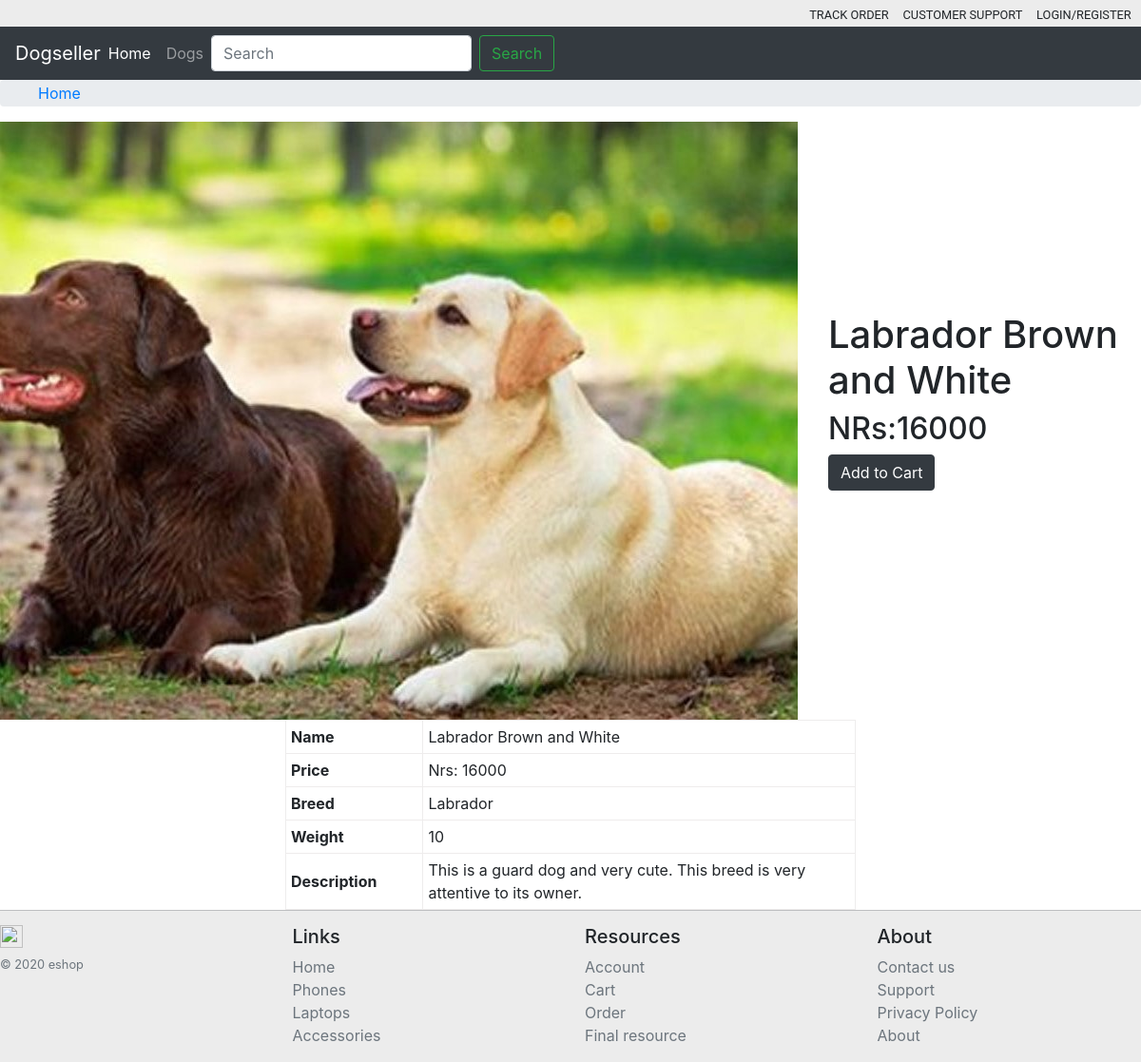
Page /view/3 on the committed database.
### viewDogs/models.py (models this page shows, shortened)
class Dogs(models.Model):
    name = models.CharField(max_length= 255)
    price = models.IntegerField()
    stockNo = models.IntegerField()
    image = models.ImageField(upload_to='media/images/')
    breed = models.CharField(max_length=255)
    weight = models.IntegerField()
    description = models.CharField(max_length= 255)

### viewDogs/views.py (the view)
# urls.py: path('view/<int:ID>',viewProductDetails)
def viewProductDetails(request,ID):
    product = Dogs.objects.get(id=ID)
    context_varible = {'product':product}
    return render(request,'viewDogs/view.html',context_varible)

### viewDogs/Templates/viewDogs/view.html (shortened to what this page needs)
{% extends 'viewDogs/base.html' %}
{% block main-page %}
<div class="mainsection">
    <div class="mainsection-top">
        <div class="mainsection-top-image">
            <img src="{{product.image.url}}" alt="...">
        </div>
        <div class="mainsection-top-price">
            <h1>{{product.name}}</h1>
            <h2>NRs:{{product.price}}</h2>
            <a href="#" class="btn btn-dark">Add to Cart</a>
        </div>
    </div>
    <div class="mainsection-bottom">
        <table>
            <tr>
                <td>Name</td>
                <td>{{product.name}}</td>
            </tr>
            <tr>
                <td>Price</td>
                <td>Nrs: {{product.price}}</td>
            </tr>
            <tr>
                <td>Breed</td>
                <td>{{product.breed}}</td>
            </tr>
            <tr>
                <td>Weight</td>
                <td>{{product.weight}}</td>
            </tr>
            <tr>
                <td>Description</td>
                <td>{{product.description}}</td>
            </tr>
        </table>
    </div>
</div>
{% endblock %}

### viewDogs/Templates/viewDogs/view.html (style rules this page uses)
table { width: 50%; }
table, th, td { border: 1px solid rgb(238, 236, 236); }
th, td { padding: 5px; }
td:first-child { font-weight: bold; padding-right: 3em; }
.mainsection-top-price { margin-left: 2em; padding-top: 200px; }
.mainsection-top { display: flex; flex-direction: row; justify-content: center; }
.mainsection-bottom { display: flex; justify-content: center; }

### rows in the picture
Dogs: image (picture), name "Labrador Brown and White", price "16000", breed "Labrador", weight "10", description "This is a guard dog and very cute. This breed is very attentive to its owner."
